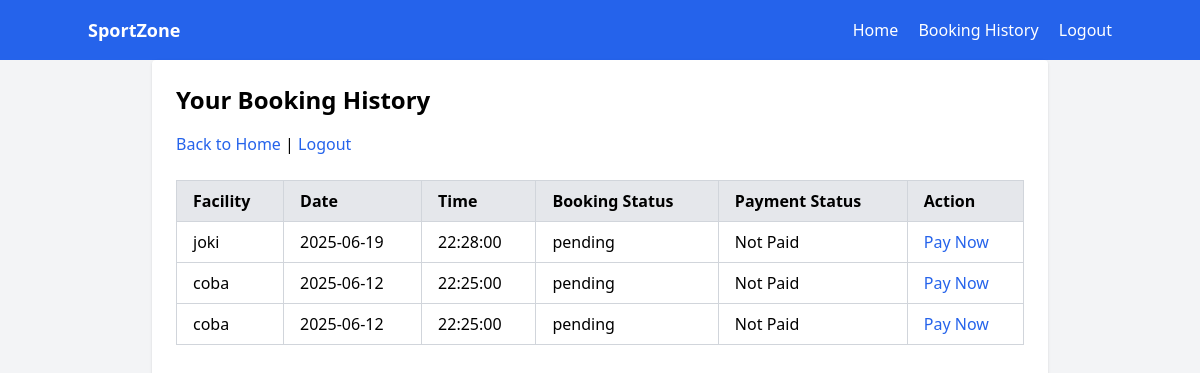
The page /history.php (signed in) on the database as committed earlier.
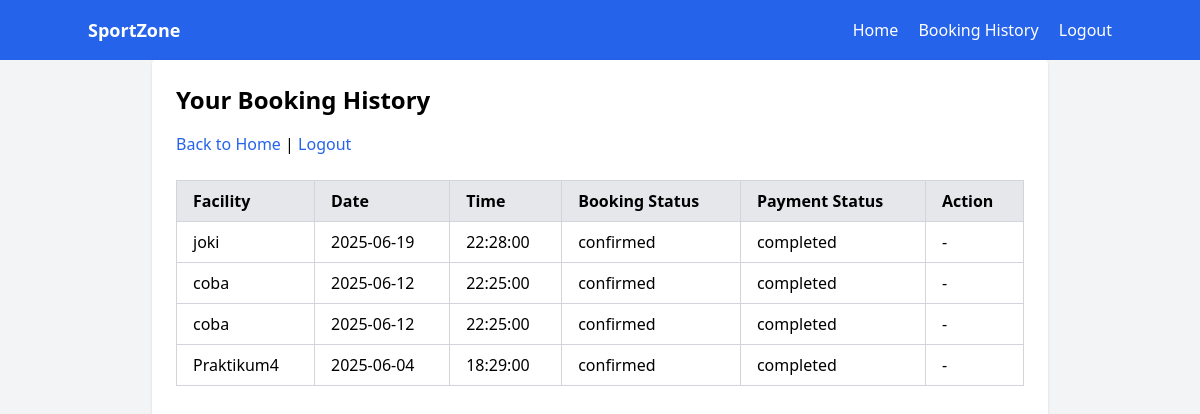
The same page on the database as committed later.
### tables this page shows
CREATE TABLE `bookings` (
  `id` int NOT NULL AUTO_INCREMENT,
  `user_id` int NOT NULL,
  `facility_id` int NOT NULL,
  `booking_date` date NOT NULL,
  `booking_time` time NOT NULL,
  `status` enum('pending','confirmed','cancelled') DEFAULT 'pending',
  `created_at` timestamp NULL DEFAULT CURRENT_TIMESTAMP,
  PRIMARY KEY (`id`),
  KEY `user_id` (`user_id`),
  KEY `facility_id` (`facility_id`),
  CONSTRAINT `bookings_ibfk_1` FOREIGN KEY (`user_id`) REFERENCES `users` (`id`),
  CONSTRAINT `bookings_ibfk_2` FOREIGN KEY (`facility_id`) REFERENCES `facilities` (`id`)
);

CREATE TABLE `facilities` (
  `id` int NOT NULL AUTO_INCREMENT,
  `name` varchar(100) NOT NULL,
  `description` text,
  `price` decimal(10,2) NOT NULL,
  `available` tinyint(1) DEFAULT '1',
  `created_at` timestamp NULL DEFAULT CURRENT_TIMESTAMP,
  PRIMARY KEY (`id`)
);

CREATE TABLE `payments` (
  `id` int NOT NULL AUTO_INCREMENT,
  `booking_id` int NOT NULL,
  `amount` decimal(10,2) NOT NULL,
  `payment_date` timestamp NULL DEFAULT CURRENT_TIMESTAMP,
  `status` enum('pending','completed','failed') DEFAULT 'pending',
  PRIMARY KEY (`id`),
  KEY `booking_id` (`booking_id`),
  CONSTRAINT `payments_ibfk_1` FOREIGN KEY (`booking_id`) REFERENCES `bookings` (`id`)
);

### history.php (the view, shortened to what this page needs)
<?php
require 'config/init.php';
$bookings = [];
$stmt = mysqli_prepare($conn, 'SELECT b.id, f.name AS facility_name, b.booking_date, b.booking_time, b.status AS booking_status, p.status AS payment_status
                       FROM bookings b
                       JOIN facilities f ON b.facility_id = f.id
                       LEFT JOIN payments p ON b.id = p.booking_id
                       WHERE b.user_id = ?
                       ORDER BY b.booking_date DESC, b.booking_time DESC');
mysqli_stmt_bind_param($stmt, 'i', $_SESSION['user_id']);
mysqli_stmt_execute($stmt);
$result = mysqli_stmt_get_result($stmt);
if ($result) {
    while ($row = mysqli_fetch_assoc($result)) {
        $bookings[] = $row;
    }
}
?>
<!DOCTYPE html>
<html lang="en">
<head>
    <script src="https://cdn.tailwindcss.com"></script>
</head>
<body class="bg-gray-100 min-h-screen flex flex-col">
    <?php include 'navbar.php'; ?>
    <main class="container mx-auto flex-grow p-6 max-w-4xl bg-white rounded shadow">
        <h2 class="text-2xl font-semibold mb-4">Your Booking History</h2>
        <p class="mb-6"><a href="home.php" class="text-blue-600 hover:underline">Back to Home</a> | <a href="logout.php"
                class="text-blue-600 hover:underline">Logout</a></p>
        <?php if (count($bookings) > 0): ?>
        <table class="w-full border border-gray-300 border-collapse">
            <thead>
                <tr class="bg-gray-200">
                    <th class="border border-gray-300 px-4 py-2 text-left">Facility</th>
                    <th class="border border-gray-300 px-4 py-2 text-left">Date</th>
                    <th class="border border-gray-300 px-4 py-2 text-left">Time</th>
                    <th class="border border-gray-300 px-4 py-2 text-left">Booking Status</th>
                    <th class="border border-gray-300 px-4 py-2 text-left">Payment Status</th>
                    <th class="border border-gray-300 px-4 py-2 text-left">Action</th>
                </tr>
            </thead>
            <tbody>
                <?php foreach ($bookings as $booking): ?>
                <tr>
                    <td class="border border-gray-300 px-4 py-2">
                        <?php echo htmlspecialchars($booking['facility_name']); ?></td>
                    <td class="border border-gray-300 px-4 py-2"><?php echo $booking['booking_date']; ?></td>
                    <td class="border border-gray-300 px-4 py-2"><?php echo $booking['booking_time']; ?></td>
                    <td class="border border-gray-300 px-4 py-2"><?php echo $booking['booking_status']; ?></td>
                    <td class="border border-gray-300 px-4 py-2"><?php echo $booking['payment_status'] ?? 'Not Paid'; ?>
                    </td>
                    <td class="border border-gray-300 px-4 py-2">
                        <?php if ($booking['booking_status'] === 'pending'): ?>
                        <a href="payment.php?booking_id=<?php echo $booking['id']; ?>"
                            class="text-blue-600 hover:underline">Pay Now</a>
                        <?php else: ?>
                        -
                        <?php endif; ?>
                    </td>
                </tr>
                <?php endforeach; ?>
            </tbody>
        </table>
        <?php else: ?>
        <p>You have no bookings yet.</p>
        <?php endif; ?>
    </main>
</body>
</html>

Rows that differ between the two databases and show on the page:
changed bookings "joki": status "pending" → "confirmed"; payments.status "Not Paid" → "completed"; status "Pay Now" → "-"
changed bookings (number 2 of 4 on the later page): status "pending" → "confirmed"; payments.status "Not Paid" → "completed"; status "Pay Now" → "-"
changed bookings (number 3 of 4 on the later page): status "pending" → "confirmed"; payments.status "Not Paid" → "completed"; status "Pay Now" → "-"
added bookings: facility.name "Praktikum4", booking_date "2025-06-04", booking_time "18:29:00", status "confirmed", payments.status "completed"
